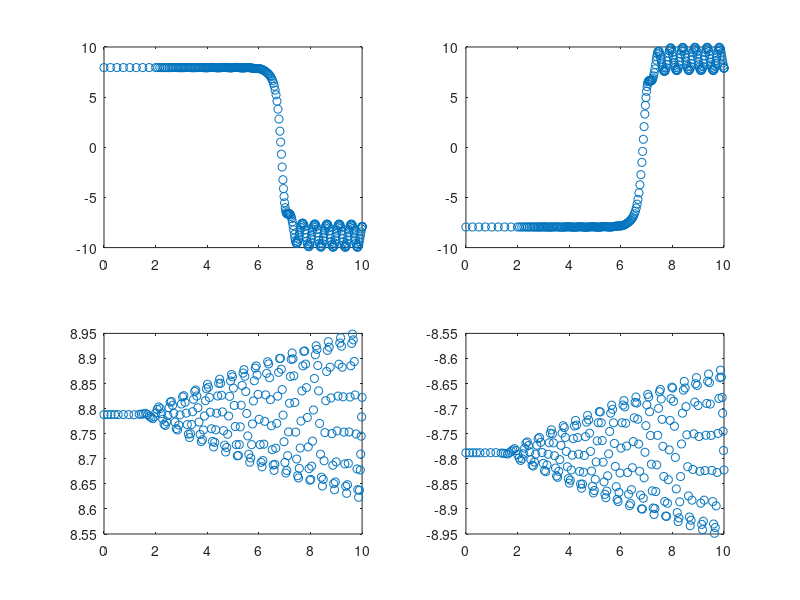

Write the MATLAB code that produced this figure.
function [] = LAB1_22()
%LAB1 Summary of this function goes here
%   Detailed explanation goes here

approx = [8 -5 2; -8 5 2; 9 3 7; -9 -3 7];
sol = zeros(4,3);
for i=1:4
    sol(i,:) = fsolve(@(u) twoB(0,u),approx(i,:));
    %jacobian = [5-sol(i,3) 4 -sol(i,1);1 4-sol(i,3) -sol(i,2);2*sol(i,1) 2*sol(i,2) 0];
    %lambda = eig(jacobian);
    [t,y] = ode45(@twoB,[0 10],sol(i,:));
    subplot(2,2,i);
    plot(t,y(:,1),'o');
    twoB(0,sol(i,:))
end
sol
end

function dudx = twoB(t,u)
%Computes derivative of u in part 2b
dudx = u;
dudx(1) = 5*u(1) + 4*u(2) - u(1)*u(3);
dudx(2) = u(1) + 4*u(2) - u(2)*u(3);
dudx(3) = u(1)*u(1) + u(2)*u(2) - 89;
end

